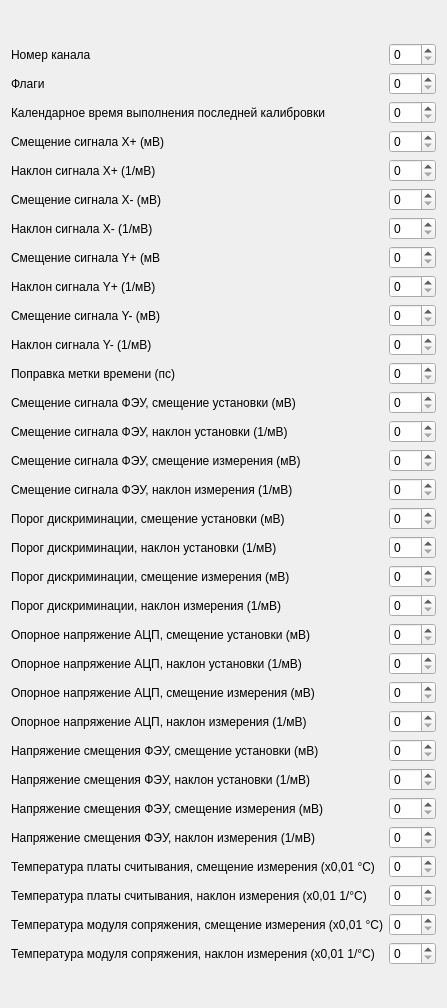
<?xml version="1.0" encoding="UTF-8"?>
<ui version="4.0">
 <class>PET_brg_ch_calibration_page</class>
 <widget class="QWidget" name="PET_brg_ch_calibration_page">
  <property name="geometry">
   <rect>
    <x>0</x>
    <y>0</y>
    <width>447</width>
    <height>1008</height>
   </rect>
  </property>
  <property name="sizePolicy">
   <sizepolicy hsizetype="Fixed" vsizetype="Preferred">
    <horstretch>0</horstretch>
    <verstretch>0</verstretch>
   </sizepolicy>
  </property>
  <property name="windowTitle">
   <string>Form</string>
  </property>
  <layout class="QVBoxLayout" name="verticalLayout">
   <item>
    <layout class="QGridLayout" name="gridLayout_2">
     <item row="2" column="0">
      <widget class="QLabel" name="label_3">
       <property name="text">
        <string>Календарное время выполнения последней калибровки</string>
       </property>
      </widget>
     </item>
     <item row="25" column="0">
      <widget class="QLabel" name="label_26">
       <property name="text">
        <string>Напряжение смещения ФЭУ, наклон установки (1/мВ)</string>
       </property>
      </widget>
     </item>
     <item row="21" column="0">
      <widget class="QLabel" name="label_22">
       <property name="text">
        <string>Опорное напряжение АЦП, наклон установки (1/мВ)</string>
       </property>
      </widget>
     </item>
     <item row="1" column="0">
      <widget class="QLabel" name="label_2">
       <property name="text">
        <string>Флаги</string>
       </property>
      </widget>
     </item>
     <item row="27" column="0">
      <widget class="QLabel" name="label_28">
       <property name="text">
        <string>Напряжение смещения ФЭУ, наклон измерения (1/мВ)</string>
       </property>
      </widget>
     </item>
     <item row="20" column="0">
      <widget class="QLabel" name="label_21">
       <property name="text">
        <string>Опорное напряжение АЦП, смещение установки (мВ)</string>
       </property>
      </widget>
     </item>
     <item row="23" column="0">
      <widget class="QLabel" name="label_24">
       <property name="text">
        <string>Опорное напряжение АЦП, наклон измерения (1/мВ)</string>
       </property>
      </widget>
     </item>
     <item row="13" column="0">
      <widget class="QLabel" name="label_14">
       <property name="text">
        <string>Смещение сигнала ФЭУ, наклон установки (1/мВ)</string>
       </property>
      </widget>
     </item>
     <item row="29" column="0">
      <widget class="QLabel" name="label_30">
       <property name="text">
        <string>Температура платы считывания, наклон измерения (х0,01 1/°C)</string>
       </property>
      </widget>
     </item>
     <item row="0" column="0">
      <widget class="QLabel" name="label">
       <property name="text">
        <string>Номер канала</string>
       </property>
      </widget>
     </item>
     <item row="30" column="0">
      <widget class="QLabel" name="label_31">
       <property name="text">
        <string>Температура модуля сопряжения, смещение измерения (х0,01 °C)</string>
       </property>
      </widget>
     </item>
     <item row="3" column="0">
      <widget class="QLabel" name="label_4">
       <property name="text">
        <string>Смещение сигнала X+ (мВ)</string>
       </property>
      </widget>
     </item>
     <item row="5" column="0">
      <widget class="QLabel" name="label_6">
       <property name="text">
        <string>Смещение сигнала X- (мВ)</string>
       </property>
      </widget>
     </item>
     <item row="15" column="0">
      <widget class="QLabel" name="label_16">
       <property name="text">
        <string>Смещение сигнала ФЭУ, наклон измерения (1/мВ)</string>
       </property>
      </widget>
     </item>
     <item row="26" column="0">
      <widget class="QLabel" name="label_27">
       <property name="text">
        <string>Напряжение смещения ФЭУ, смещение измерения (мВ)</string>
       </property>
      </widget>
     </item>
     <item row="4" column="0">
      <widget class="QLabel" name="label_5">
       <property name="text">
        <string>Наклон сигнала X+ (1/мВ)</string>
       </property>
      </widget>
     </item>
     <item row="28" column="0">
      <widget class="QLabel" name="label_29">
       <property name="text">
        <string>Температура платы считывания, смещение измерения (х0,01 °C)</string>
       </property>
      </widget>
     </item>
     <item row="31" column="0">
      <widget class="QLabel" name="label_32">
       <property name="text">
        <string>Температура модуля сопряжения, наклон измерения (х0,01 1/°C)</string>
       </property>
      </widget>
     </item>
     <item row="6" column="0">
      <widget class="QLabel" name="label_7">
       <property name="text">
        <string>Наклон сигнала X- (1/мВ)</string>
       </property>
      </widget>
     </item>
     <item row="7" column="0">
      <widget class="QLabel" name="label_8">
       <property name="text">
        <string>Смещение сигнала Y+ (мВ</string>
       </property>
      </widget>
     </item>
     <item row="8" column="0">
      <widget class="QLabel" name="label_9">
       <property name="text">
        <string>Наклон сигнала Y+ (1/мВ)</string>
       </property>
      </widget>
     </item>
     <item row="9" column="0">
      <widget class="QLabel" name="label_10">
       <property name="text">
        <string>Смещение сигнала Y- (мВ)</string>
       </property>
      </widget>
     </item>
     <item row="10" column="0">
      <widget class="QLabel" name="label_11">
       <property name="text">
        <string>Наклон сигнала Y- (1/мВ)</string>
       </property>
      </widget>
     </item>
     <item row="11" column="0">
      <widget class="QLabel" name="label_12">
       <property name="text">
        <string>Поправка метки времени (пс)</string>
       </property>
      </widget>
     </item>
     <item row="12" column="0">
      <widget class="QLabel" name="label_13">
       <property name="text">
        <string>Смещение сигнала ФЭУ, смещение установки (мВ)</string>
       </property>
      </widget>
     </item>
     <item row="14" column="0">
      <widget class="QLabel" name="label_15">
       <property name="text">
        <string>Смещение сигнала ФЭУ, смещение измерения (мВ)</string>
       </property>
      </widget>
     </item>
     <item row="16" column="0">
      <widget class="QLabel" name="label_17">
       <property name="text">
        <string>Порог дискриминации, смещение установки (мВ)</string>
       </property>
      </widget>
     </item>
     <item row="17" column="0">
      <widget class="QLabel" name="label_18">
       <property name="text">
        <string>Порог дискриминации, наклон установки (1/мВ)</string>
       </property>
      </widget>
     </item>
     <item row="18" column="0">
      <widget class="QLabel" name="label_19">
       <property name="text">
        <string>Порог дискриминации, смещение измерения (мВ)</string>
       </property>
      </widget>
     </item>
     <item row="22" column="0">
      <widget class="QLabel" name="label_23">
       <property name="text">
        <string>Опорное напряжение АЦП, смещение измерения (мВ)</string>
       </property>
      </widget>
     </item>
     <item row="24" column="0">
      <widget class="QLabel" name="label_25">
       <property name="text">
        <string>Напряжение смещения ФЭУ, смещение установки (мВ)</string>
       </property>
      </widget>
     </item>
     <item row="19" column="0">
      <widget class="QLabel" name="label_20">
       <property name="text">
        <string>Порог дискриминации, наклон измерения (1/мВ)</string>
       </property>
      </widget>
     </item>
     <item row="0" column="1">
      <widget class="QSpinBox" name="sb_channel"/>
     </item>
     <item row="1" column="1">
      <widget class="QSpinBox" name="sb_flags"/>
     </item>
     <item row="2" column="1">
      <widget class="QSpinBox" name="sb_timestamp"/>
     </item>
     <item row="3" column="1">
      <widget class="QSpinBox" name="sb_xp_offset"/>
     </item>
     <item row="4" column="1">
      <widget class="QSpinBox" name="sb_xp_gain"/>
     </item>
     <item row="5" column="1">
      <widget class="QSpinBox" name="sb_xn_offset"/>
     </item>
     <item row="6" column="1">
      <widget class="QSpinBox" name="sb_xn_gain"/>
     </item>
     <item row="7" column="1">
      <widget class="QSpinBox" name="sb_yp_offset"/>
     </item>
     <item row="8" column="1">
      <widget class="QSpinBox" name="sb_yp_gain"/>
     </item>
     <item row="9" column="1">
      <widget class="QSpinBox" name="sb_yn_offset"/>
     </item>
     <item row="10" column="1">
      <widget class="QSpinBox" name="sb_yn_gain"/>
     </item>
     <item row="11" column="1">
      <widget class="QSpinBox" name="sb_ts_offset"/>
     </item>
     <item row="12" column="1">
      <widget class="QSpinBox" name="sb_in_offset_set_offset"/>
     </item>
     <item row="13" column="1">
      <widget class="QSpinBox" name="sb_in_offset_set_gain"/>
     </item>
     <item row="14" column="1">
      <widget class="QSpinBox" name="sb_in_offset_get_offset"/>
     </item>
     <item row="15" column="1">
      <widget class="QSpinBox" name="sb_in_offset_get_gain"/>
     </item>
     <item row="16" column="1">
      <widget class="QSpinBox" name="sb_in_threshold_set_offset"/>
     </item>
     <item row="17" column="1">
      <widget class="QSpinBox" name="sb_in_threshold_set_gain"/>
     </item>
     <item row="18" column="1">
      <widget class="QSpinBox" name="sb_in_threshold_get_offset"/>
     </item>
     <item row="19" column="1">
      <widget class="QSpinBox" name="sb_in_thresholdga_get_gain"/>
     </item>
     <item row="20" column="1">
      <widget class="QSpinBox" name="sb_adc_ref_set_offset"/>
     </item>
     <item row="21" column="1">
      <widget class="QSpinBox" name="sb_adc_ref_set_gain"/>
     </item>
     <item row="22" column="1">
      <widget class="QSpinBox" name="sb_adc_ref_get_offset"/>
     </item>
     <item row="23" column="1">
      <widget class="QSpinBox" name="sb_adc_ref_get_gain"/>
     </item>
     <item row="24" column="1">
      <widget class="QSpinBox" name="sb_pm_bias_set_offset"/>
     </item>
     <item row="25" column="1">
      <widget class="QSpinBox" name="sb_pm_bias_set_gain"/>
     </item>
     <item row="26" column="1">
      <widget class="QSpinBox" name="sb_pm_bias_get_offset"/>
     </item>
     <item row="27" column="1">
      <widget class="QSpinBox" name="sb_pm_bias_get_gain"/>
     </item>
     <item row="28" column="1">
      <widget class="QSpinBox" name="sb_readout_temp_get_offset"/>
     </item>
     <item row="29" column="1">
      <widget class="QSpinBox" name="sb_readout_temp_get_gain"/>
     </item>
     <item row="30" column="1">
      <widget class="QSpinBox" name="sb_ifmodule_temp_get_offset"/>
     </item>
     <item row="31" column="1">
      <widget class="QSpinBox" name="sb_ifmodule_temp_get_gain"/>
     </item>
    </layout>
   </item>
  </layout>
 </widget>
 <resources/>
 <connections/>
</ui>
